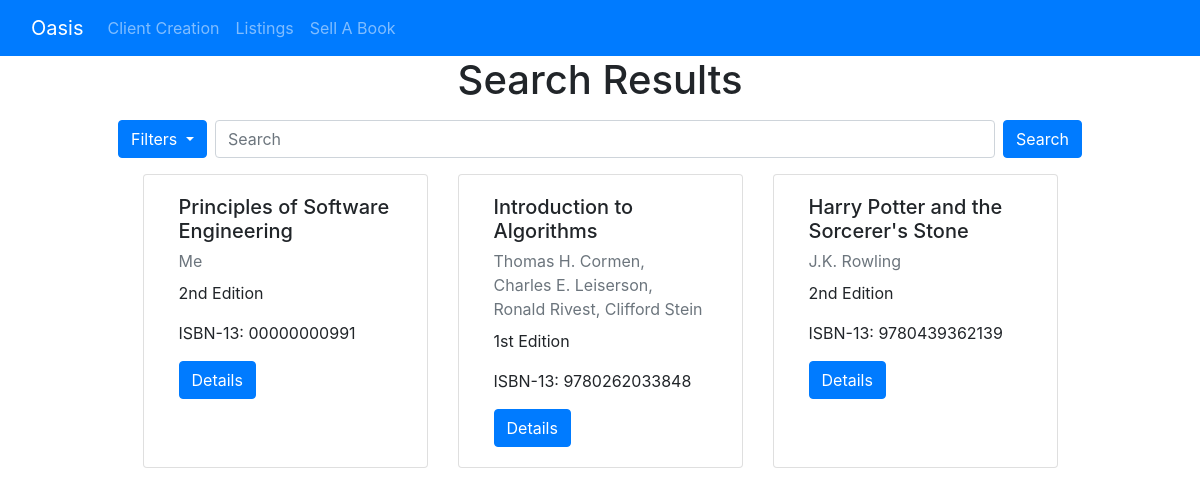
The page /pages/listings/ on the database its author committed.
### pages/models.py (models this page shows, shortened)
class Listing(models.Model):
    id = models.UUIDField(primary_key=True, default=uuid.uuid4, help_text='unique id for this listing')
    book = models.ForeignKey('Book', on_delete=models.RESTRICT, null=True)
    date_added = models.DateTimeField(auto_now_add=True)
    user = models.ForeignKey(User,
                        default = 1,
                        null = True,
                        on_delete = models.SET_NULL
                        )
    condition = models.CharField(
        max_length=1,
        choices=CONDITION,
        blank=True,
        default=1,
        help_text='Book condition',
    )
    class Meta:
        ordering = ['-date_added']
    def get_absolute_url(self):
        return reverse('listings-detail', args=[str(self.id)])

class Book(models.Model):
    title = models.CharField(max_length=200)
    author = models.CharField(max_length=100)
    isbn = models.CharField('ISBN', max_length=13, unique=True, help_text='13 Character <a href="https://www.isbn-international.org/content/what-isbn">ISBN number</a>')
    edition = models.CharField(max_length=5) #length here assumes no more than 999th edition -- seems like a reasonable assumption
    pub_year = models.SmallIntegerField()

### pages/views.py (the view)
# urls.py: path('listings/', views.ListingView.as_view(), name='listings'),
class ListingView(generic.ListView):
    model = Listing
    context_object_name = 'listing_view'
    queryset = Listing.objects.all()
    template_name = 'listings_view.html'  # Specify your own template name/location

### pages/templates/listings_view.html (shortened to what this page needs)
{% extends "base.html" %}
{% block content %}
<div class="text-center">
  <h1>Search Results</h1>
</div>
<div class="row">
  <div class="col-12 py-2 mx-auto">
    <form class="form-inline justify-content-center">
      <div class="dropdown">
        <button class="btn btn-primary dropdown-toggle" type="button" id="dropdownMenuButton" data-toggle="dropdown" aria-haspopup="true" aria-expanded="false">
          Filters
        </button>
      </div>
      <input class="form-control col-lg-8 mx-2" type="search" placeholder="Search" aria-label="Search">
      <button class="btn btn-primary " type="submit">Search</button>
    </form>
  </div>
</div>
{% if object_list %}
<div class="card-deck col-lg-10 col-sm-12 py-2 mx-auto">
  {% for object in object_list %}
    <div class="card col-sm-4 rounded">
      <div class="card-body">
        <h5 class="card-title"> {{ object.book.title }}</h5>
        <p class="card-subtitle mb-2 text-muted"> {{ object.book.author }}</p>
        <p class="card-text">{{ object.book.edition }} Edition</p>
        <p class="card-text">ISBN-13: {{ object.book.isbn }}</p>
        <a href="{{ object.get_absolute_url }}" class="btn btn-primary">Details</a>
      </div>
    </div>
  {% endfor %}
</div>
{% else %}
<p>There are no current listings.</p>
{% endif %}
{% endblock %}

### rows shown on the page
Listing: book "Principles of Software Engineering", book.author "Me", book.edition "2nd", book.isbn "00000000991"
Listing: book "Introduction to Algorithms", book.author "Thomas H. Cormen, Charles E. Leiserson, Ronald Rivest, Clifford Stein", book.edition "1st", book.isbn "9780262033848"
Listing: book "Harry Potter and the Sorcerer's Stone", book.author "J.K. Rowling", book.edition "2nd", book.isbn "9780439362139"
